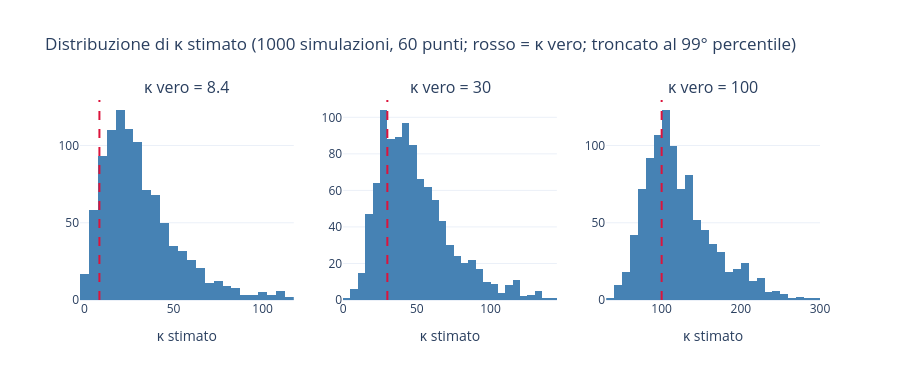

The notebook cell this image was saved under:
### Code cell
fig = make_subplots(rows=1, cols=len(KAPPAS_TRUE), subplot_titles=[f"κ vero = {k:g}" for k in KAPPAS_TRUE])
for j, kappa_true in enumerate(KAPPAS_TRUE, start=1):
    kh = sim_tables[kappa_true]["kappa"].dropna()
    hi = float(kh.quantile(0.99))
    fig.add_trace(go.Histogram(x=kh[kh <= hi], nbinsx=50, showlegend=False,
                               marker={"color": "steelblue"}), row=1, col=j)
    fig.add_vline(x=kappa_true, line={"color": "crimson", "dash": "dash"}, row=1, col=j)
fig.update_layout(title="Distribuzione di κ stimato (1000 simulazioni, 60 punti; rosso = κ vero; troncato al 99° percentile)",
                  template="plotly_white", height=380)
fig.update_xaxes(title_text="κ stimato")
fig.show()

### Figure 1 — Plotly figure (JSON) as saved in the notebook; plotly's stock layout.template omitted (floating-point values rounded to 4 significant figures; data arrays with more than 128 entries replaced by an {"elided": "..."} marker saying what was removed)
{"data": [{"marker": {"color": "steelblue"}, "nbinsx": 50, "showlegend": false, "type": "histogram", "x": {"elided": "979 float values"}, "xaxis": "x", "yaxis": "y"}, {"marker": {"color": "steelblue"}, "nbinsx": 50, "showlegend": false, "type": "histogram", "x": {"elided": "989 float values"}, "xaxis": "x2", "yaxis": "y2"}, {"marker": {"color": "steelblue"}, "nbinsx": 50, "showlegend": false, "type": "histogram", "x": {"elided": "990 float values"}, "xaxis": "x3", "yaxis": "y3"}], "layout": {"annotations": [{"font": {"size": 16}, "showarrow": false, "text": "κ vero = 8.4", "x": 0.1444, "xanchor": "center", "xref": "paper", "y": 1, "yanchor": "bottom", "yref": "paper"}, {"font": {"size": 16}, "showarrow": false, "text": "κ vero = 30", "x": 0.5, "xanchor": "center", "xref": "paper", "y": 1, "yanchor": "bottom", "yref": "paper"}, {"font": {"size": 16}, "showarrow": false, "text": "κ vero = 100", "x": 0.8556, "xanchor": "center", "xref": "paper", "y": 1, "yanchor": "bottom", "yref": "paper"}], "height": 380, "shapes": [{"line": {"color": "crimson", "dash": "dash"}, "type": "line", "x0": 8.4, "x1": 8.4, "xref": "x", "y0": 0, "y1": 1, "yref": "y domain"}, {"line": {"color": "crimson", "dash": "dash"}, "type": "line", "x0": 30, "x1": 30, "xref": "x2", "y0": 0, "y1": 1, "yref": "y2 domain"}, {"line": {"color": "crimson", "dash": "dash"}, "type": "line", "x0": 100, "x1": 100, "xref": "x3", "y0": 0, "y1": 1, "yref": "y3 domain"}], "title": {"text": "Distribuzione di κ stimato (1000 simulazioni, 60 punti; rosso = κ vero; troncato al 99° percentile)"}, "xaxis": {"anchor": "y", "domain": [0, 0.2889], "title": {"text": "κ stimato"}}, "xaxis2": {"anchor": "y2", "domain": [0.3556, 0.6444], "title": {"text": "κ stimato"}}, "xaxis3": {"anchor": "y3", "domain": [0.7111, 1], "title": {"text": "κ stimato"}}, "yaxis": {"anchor": "x", "domain": [0, 1]}, "yaxis2": {"anchor": "x2", "domain": [0, 1]}, "yaxis3": {"anchor": "x3", "domain": [0, 1]}}}
